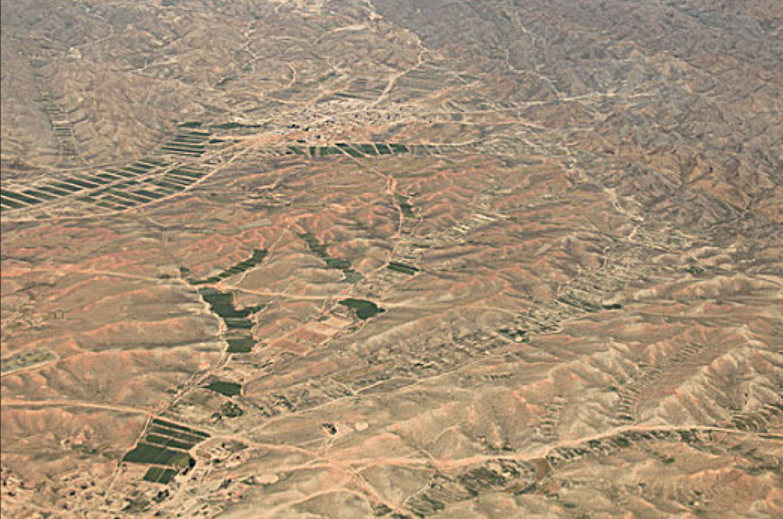
#> input picture picture/1.png, 783 x 519 px
$ python -i contour_detection.py   (imports and definitions only)
#> lines starting #> are read from the running program, lines starting #| are printed output that depends on the picture; after the words box and inside, x2 and y2 are one past the last pixel; in counts of white or black regions, pixels touching at a corner belong together
# exercises/contour_detection.py
"""
练习：轮廓检测

描述：
使用 OpenCV 检测图像中的轮廓并将其绘制出来。

请补全下面的函数 `contour_detection`。
"""
import cv2
import numpy as np

def contour_detection(image_path):
    """
    使用 OpenCV 检测图像中的轮廓
    参数:
        image_path: 图像路径
    返回:
        tuple: (绘制轮廓的图像, 轮廓列表) 或 (None, None) 失败时
    """
#> called with image_path = '../picture/1.png'


    # 请在此处编写代码
    # 提示：
    # 1. 使用 cv2.imread() 读取图像。
    # 2. 检查图像是否成功读取。
    # 3. 使用 cv2.cvtColor() 转为灰度图。
    # 4. 使用 cv2.threshold() 进行二值化处理。
    # 5. 使用 cv2.findContours() 检测轮廓 (注意不同 OpenCV 版本的返回值)。
    # 6. 创建图像副本 img.copy() 用于绘制。
    # 7. 使用 cv2.drawContours() 在副本上绘制轮廓。
    # 8. 返回绘制后的图像和轮廓列表。
    # 9. 使用 try...except 处理异常。1111111111

    img=cv2.imread(image_path)
#> img is the input picture: shape (519, 783, 3); mean B, G, R 118.1, 143.4, 165.2
    if img is None:
        return None,None
    gray=cv2.cvtColor(img,cv2.COLOR_BGR2GRAY)
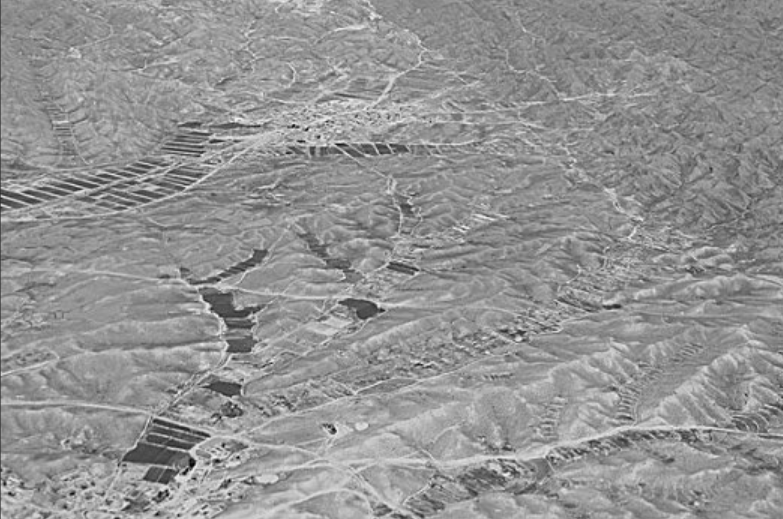
#> gray: shape (519, 783); min 2, max 244, mean 147.1
    _,binary=cv2.threshold(gray,127,255,cv2.THRESH_BINARY)
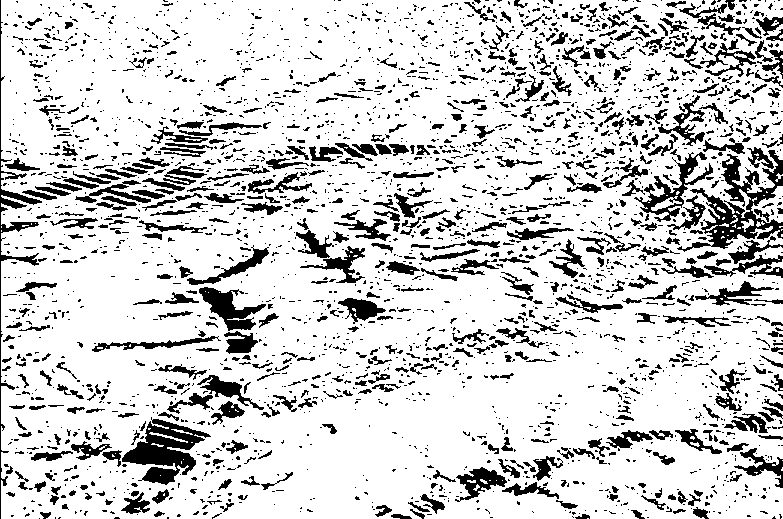
#> binary: shape (519, 783); 81.9% white; 2992 black regions (2366 under 20 px)
    contours=[]
    contours,_=cv2.findContours(binary,cv2.RETR_EXTERNAL,cv2.CHAIN_APPROX_SIMPLE)
#> contours = 48 contours, 44 with area under 20; largest, box (x1, y1, x2, y2) and area: (1, 0, 783, 519) 394661, (751, 186, 783, 223) 617, (765, 259, 783, 272) 62, (741, 219, 754, 232) 56
    if len(contours)==0:
        return None,None
    list=[]
    for contour in contours:
        area=cv2.contourArea(contour)
        if area>100:
            list.append(contour)
#> this loop made 48 passes
#> area on passes 8, 28, 38, 48: 62, 56.5, 617, 394661
#> after the loop, list = 2 contours; box (x1, y1, x2, y2) and area: (1, 0, 783, 519) 394661, (751, 186, 783, 223) 617
    img_copy=img.copy()
    cv2.drawContours(img_copy,list,-1,(0,0,255),2)
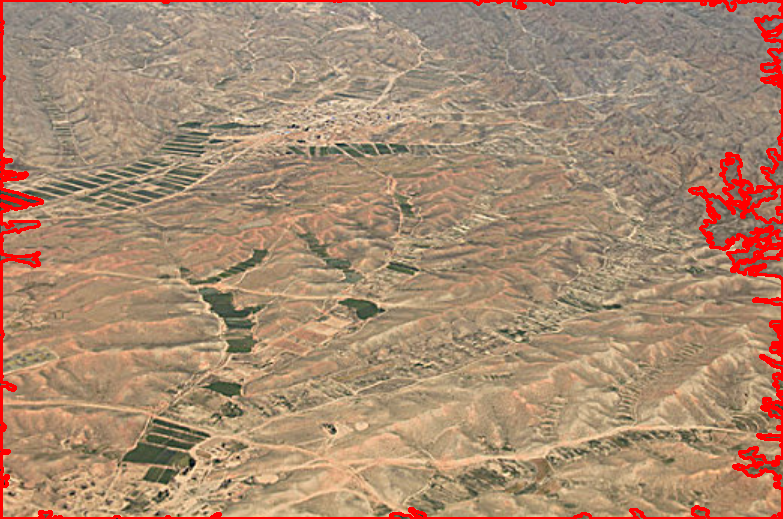
#> img_copy: shape (519, 783, 3); 3.68% of pixels changed, all inside (x1, y1, x2, y2) = (0, 0, 783, 519)
    return img_copy,list
    pass

>>> result = contour_detection('../picture/1.png')

$ run again, on picture/7.png
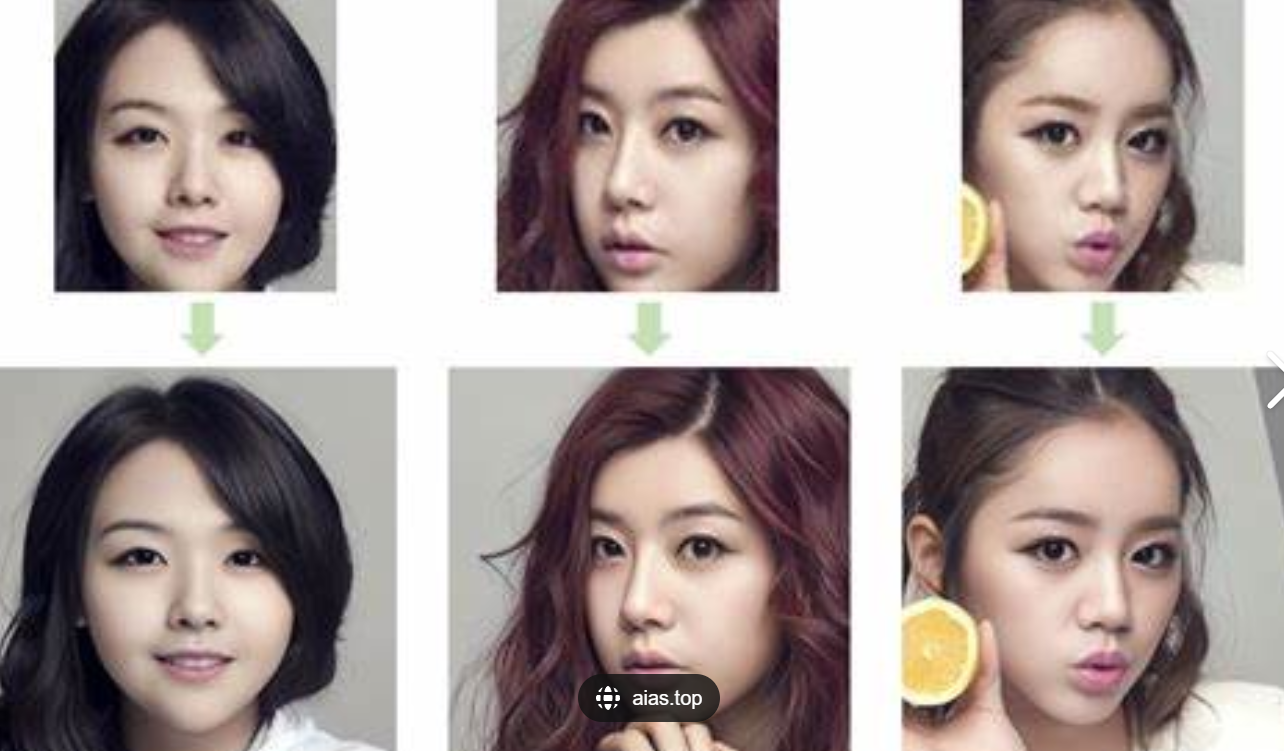
#> input picture picture/7.png, 1284 x 751 px
#> in contour_detection, img is the input picture: shape (751, 1284, 3); mean B, G, R 155.1, 157.5, 169.9
#> in contour_detection, `_,binary=cv2.threshold(gray,127,255,cv2.THRESH_BINARY)`:
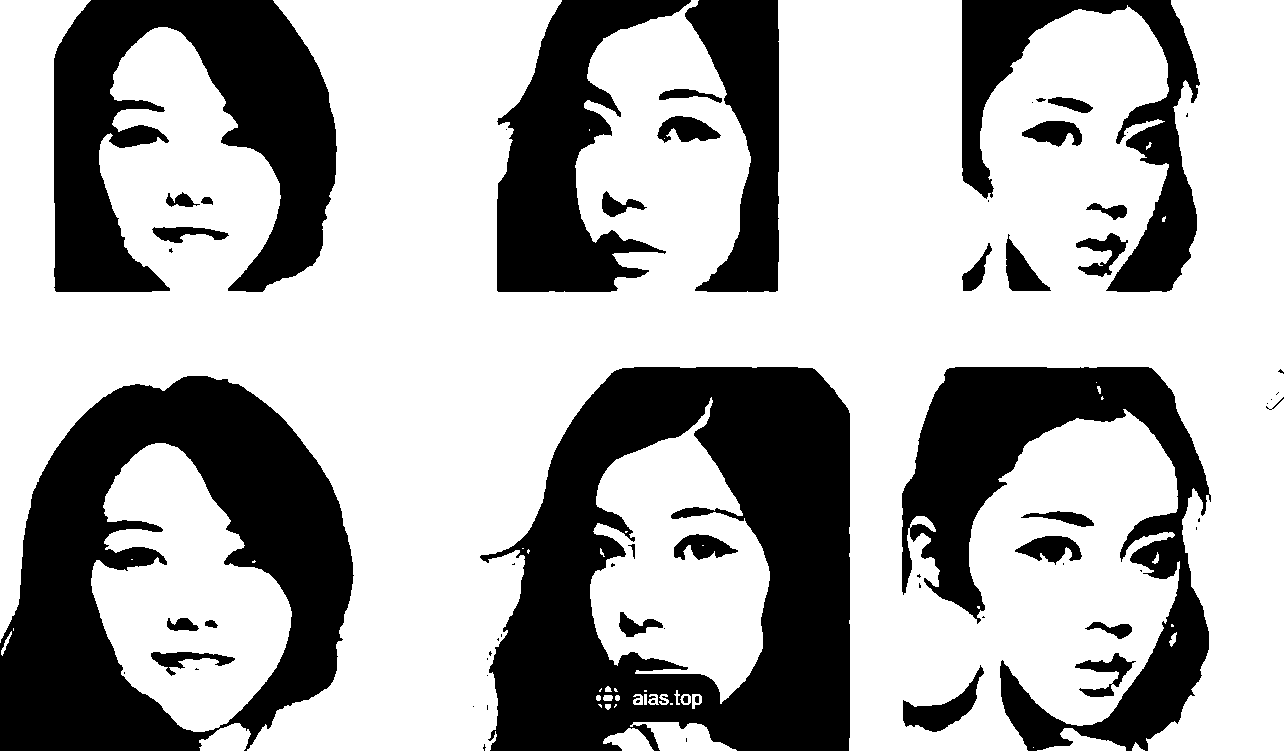
#> binary: shape (751, 1284); 66.6% white; 67 black regions (33 under 20 px)
#> contours = 45 contours, 24 with area under 20; largest, box (x1, y1, x2, y2) and area: (0, 0, 1284, 751) 577780, (91, 443, 292, 732) 35151, (590, 397, 770, 704) 32441, (630, 722, 737, 751) 1620, (199, 723, 251, 751) 944
#> the loop in contour_detection, `for contour in contours:` made 45 passes
#> area on passes 2, 3, 4, 5, 6, 8, 12, 14: 42, 794.5, 655.5, 944, 1620, 21, 41, 94.5
#> after the loop in contour_detection, `for contour in contours:`: list = 7 contours; box (x1, y1, x2, y2) and area: (0, 0, 1284, 751) 577780, (91, 443, 292, 732) 35151, (590, 397, 770, 704) 32441, (630, 722, 737, 751) 1620, (199, 723, 251, 751) 944, (1037, 728, 1126, 751) 794, (603, 728, 654, 751) 656
#> in contour_detection, `cv2.drawContours(img_copy,list,-1,(0,0,255),2)`:
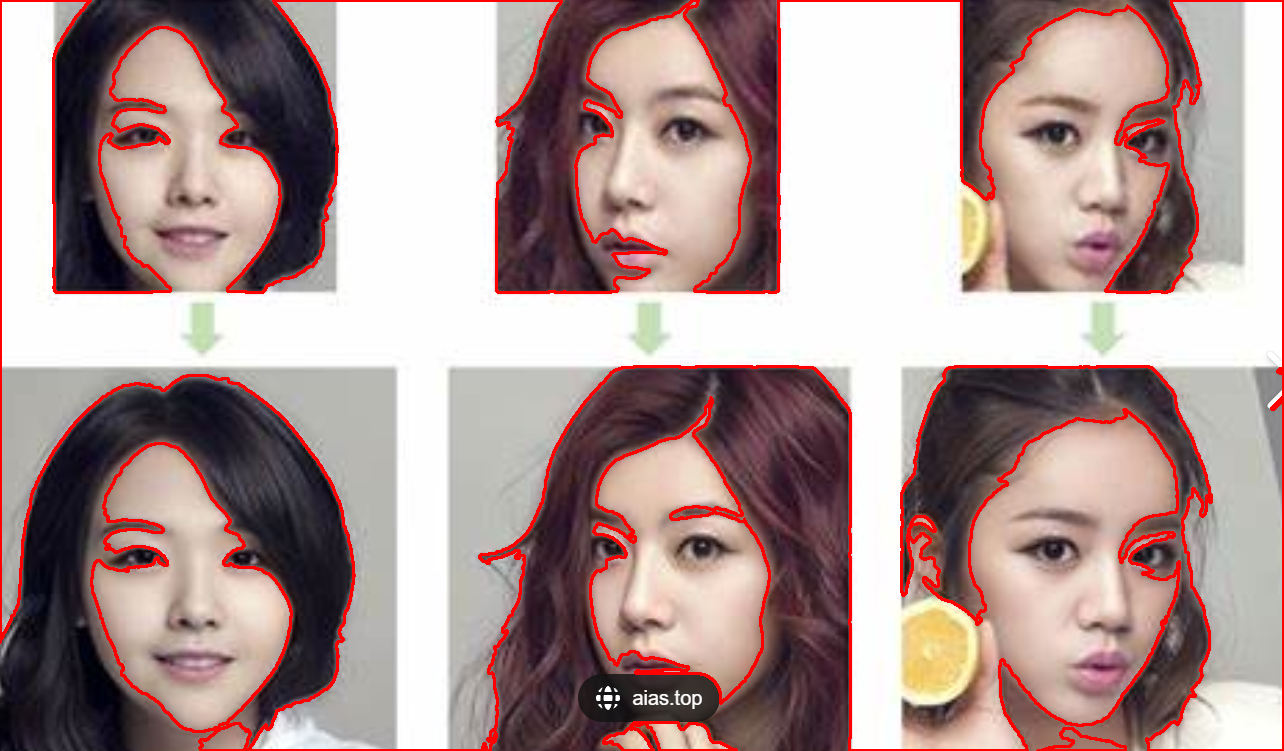
#> img_copy: shape (751, 1284, 3); 4.9% of pixels changed, all inside (x1, y1, x2, y2) = (0, 0, 1284, 751)
